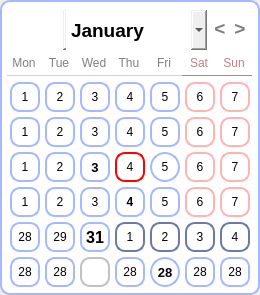
<?xml version="1.0" encoding="UTF-8"?>
<ui version="4.0">
 <class>MainWindow</class>
 <widget class="QMainWindow" name="MainWindow">
  <property name="geometry">
   <rect>
    <x>0</x>
    <y>0</y>
    <width>260</width>
    <height>295</height>
   </rect>
  </property>
  <property name="windowTitle">
   <string>MainWindow</string>
  </property>
  <property name="styleSheet">
   <string notr="true">background-color:none;background:none;</string>
  </property>
  <widget class="QWidget" name="centralwidget">
   <property name="styleSheet">
    <string notr="true">background-color:none;background:none;</string>
   </property>
   <widget class="QGroupBox" name="groupBox_4">
    <property name="geometry">
     <rect>
      <x>0</x>
      <y>0</y>
      <width>260</width>
      <height>295</height>
     </rect>
    </property>
    <property name="styleSheet">
     <string notr="true">border-radius: 10px;
border: 2px solid rgb(164, 185, 255);
background-color: white;</string>
    </property>
    <property name="title">
     <string/>
    </property>
    <widget class="QGroupBox" name="groupBox_2">
     <property name="geometry">
      <rect>
       <x>7</x>
       <y>53</y>
       <width>175</width>
       <height>23</height>
      </rect>
     </property>
     <property name="styleSheet">
      <string notr="true">border: none;
border-radius: 0;
border-bottom: 1px solid rgb(207, 208, 214);
color: grey;</string>
     </property>
     <property name="title">
      <string/>
     </property>
     <widget class="QLabel" name="label_9">
      <property name="geometry">
       <rect>
        <x>142</x>
        <y>0</y>
        <width>30</width>
        <height>20</height>
       </rect>
      </property>
      <property name="font">
       <font/>
      </property>
      <property name="styleSheet">
       <string notr="true">border:none;background:none;background-color:none;</string>
      </property>
      <property name="text">
       <string>Fri</string>
      </property>
      <property name="alignment">
       <set>Qt::AlignCenter</set>
      </property>
     </widget>
     <widget class="QLabel" name="label">
      <property name="geometry">
       <rect>
        <x>2</x>
        <y>0</y>
        <width>30</width>
        <height>20</height>
       </rect>
      </property>
      <property name="font">
       <font/>
      </property>
      <property name="styleSheet">
       <string notr="true">border:none;background:none;background-color:none;</string>
      </property>
      <property name="text">
       <string>Mon</string>
      </property>
      <property name="alignment">
       <set>Qt::AlignCenter</set>
      </property>
     </widget>
     <widget class="QLabel" name="label_4">
      <property name="geometry">
       <rect>
        <x>107</x>
        <y>0</y>
        <width>30</width>
        <height>20</height>
       </rect>
      </property>
      <property name="font">
       <font/>
      </property>
      <property name="styleSheet">
       <string notr="true">border:none;background:none;background-color:none;</string>
      </property>
      <property name="text">
       <string>Thu</string>
      </property>
      <property name="alignment">
       <set>Qt::AlignCenter</set>
      </property>
     </widget>
     <widget class="QLabel" name="label_3">
      <property name="geometry">
       <rect>
        <x>72</x>
        <y>0</y>
        <width>30</width>
        <height>20</height>
       </rect>
      </property>
      <property name="font">
       <font/>
      </property>
      <property name="styleSheet">
       <string notr="true">border:none;background:none;background-color:none;</string>
      </property>
      <property name="text">
       <string>Wed</string>
      </property>
      <property name="alignment">
       <set>Qt::AlignCenter</set>
      </property>
     </widget>
     <widget class="QLabel" name="label_2">
      <property name="geometry">
       <rect>
        <x>37</x>
        <y>0</y>
        <width>30</width>
        <height>20</height>
       </rect>
      </property>
      <property name="font">
       <font/>
      </property>
      <property name="styleSheet">
       <string notr="true">border:none;background:none;background-color:none;</string>
      </property>
      <property name="text">
       <string>Tue</string>
      </property>
      <property name="alignment">
       <set>Qt::AlignCenter</set>
      </property>
     </widget>
    </widget>
    <widget class="QGroupBox" name="groupBox_3">
     <property name="geometry">
      <rect>
       <x>10</x>
       <y>82</y>
       <width>240</width>
       <height>205</height>
      </rect>
     </property>
     <property name="styleSheet">
      <string notr="true">background:none;
background-color:none;
border-radius:0;
border:none;</string>
     </property>
     <property name="title">
      <string/>
     </property>
     <widget class="QPushButton" name="btn_29">
      <property name="geometry">
       <rect>
        <x>0</x>
        <y>140</y>
        <width>30</width>
        <height>30</height>
       </rect>
      </property>
      <property name="styleSheet">
       <string notr="true">border: 2px solid rgb(164, 185, 255);
border-radius: 10px;</string>
      </property>
      <property name="text">
       <string>28</string>
      </property>
     </widget>
     <widget class="QPushButton" name="btn_26">
      <property name="geometry">
       <rect>
        <x>140</x>
        <y>105</y>
        <width>30</width>
        <height>30</height>
       </rect>
      </property>
      <property name="styleSheet">
       <string notr="true">border: 2px solid rgb(164, 185, 255);
border-radius: 10px;</string>
      </property>
      <property name="text">
       <string>5</string>
      </property>
     </widget>
     <widget class="QPushButton" name="btn_28">
      <property name="geometry">
       <rect>
        <x>210</x>
        <y>105</y>
        <width>30</width>
        <height>30</height>
       </rect>
      </property>
      <property name="styleSheet">
       <string notr="true">border: 2px solid rgb(255, 180, 180);
border-radius: 10px;</string>
      </property>
      <property name="text">
       <string>7</string>
      </property>
     </widget>
     <widget class="QPushButton" name="btn_22">
      <property name="geometry">
       <rect>
        <x>0</x>
        <y>105</y>
        <width>30</width>
        <height>30</height>
       </rect>
      </property>
      <property name="styleSheet">
       <string notr="true">border: 2px solid rgb(164, 185, 255);
border-radius: 10px;</string>
      </property>
      <property name="text">
       <string>1</string>
      </property>
     </widget>
     <widget class="QPushButton" name="btn_24">
      <property name="geometry">
       <rect>
        <x>70</x>
        <y>105</y>
        <width>30</width>
        <height>30</height>
       </rect>
      </property>
      <property name="styleSheet">
       <string notr="true">border: 2px solid rgb(164, 185, 255);
border-radius: 10px;</string>
      </property>
      <property name="text">
       <string>3</string>
      </property>
     </widget>
     <widget class="QPushButton" name="btn_9">
      <property name="geometry">
       <rect>
        <x>35</x>
        <y>35</y>
        <width>30</width>
        <height>30</height>
       </rect>
      </property>
      <property name="styleSheet">
       <string notr="true">border: 2px solid rgb(164, 185, 255);
border-radius: 10px;</string>
      </property>
      <property name="text">
       <string>2</string>
      </property>
     </widget>
     <widget class="QPushButton" name="btn_7">
      <property name="geometry">
       <rect>
        <x>210</x>
        <y>0</y>
        <width>30</width>
        <height>30</height>
       </rect>
      </property>
      <property name="styleSheet">
       <string notr="true">border: 2px solid rgb(255, 180, 180);
border-radius: 10px;</string>
      </property>
      <property name="text">
       <string>7</string>
      </property>
     </widget>
     <widget class="QPushButton" name="btn_2">
      <property name="geometry">
       <rect>
        <x>35</x>
        <y>0</y>
        <width>30</width>
        <height>30</height>
       </rect>
      </property>
      <property name="styleSheet">
       <string notr="true">border: 2px solid rgb(164, 185, 255);
border-radius: 10px;</string>
      </property>
      <property name="text">
       <string>2</string>
      </property>
     </widget>
     <widget class="QPushButton" name="btn_5">
      <property name="geometry">
       <rect>
        <x>140</x>
        <y>0</y>
        <width>30</width>
        <height>30</height>
       </rect>
      </property>
      <property name="styleSheet">
       <string notr="true">border: 2px solid rgb(164, 185, 255);
border-radius: 10px;</string>
      </property>
      <property name="text">
       <string>5</string>
      </property>
     </widget>
     <widget class="QPushButton" name="btn_11">
      <property name="geometry">
       <rect>
        <x>105</x>
        <y>35</y>
        <width>30</width>
        <height>30</height>
       </rect>
      </property>
      <property name="styleSheet">
       <string notr="true">border: 2px solid rgb(164, 185, 255);
border-radius: 10px;</string>
      </property>
      <property name="text">
       <string>4</string>
      </property>
     </widget>
     <widget class="QPushButton" name="btn_16">
      <property name="geometry">
       <rect>
        <x>35</x>
        <y>70</y>
        <width>30</width>
        <height>30</height>
       </rect>
      </property>
      <property name="styleSheet">
       <string notr="true">border: 2px solid rgb(164, 185, 255);
border-radius: 10px;</string>
      </property>
      <property name="text">
       <string>2</string>
      </property>
     </widget>
     <widget class="QPushButton" name="btn_1">
      <property name="geometry">
       <rect>
        <x>0</x>
        <y>0</y>
        <width>30</width>
        <height>30</height>
       </rect>
      </property>
      <property name="styleSheet">
       <string notr="true">border: 2px solid rgb(164, 185, 255);
border-radius: 10px;</string>
      </property>
      <property name="text">
       <string>1</string>
      </property>
     </widget>
     <widget class="QPushButton" name="btn_25">
      <property name="geometry">
       <rect>
        <x>105</x>
        <y>105</y>
        <width>30</width>
        <height>30</height>
       </rect>
      </property>
      <property name="styleSheet">
       <string notr="true">border: 2px solid rgb(164, 185, 255);
border-radius: 10px;
font-weight: bold;</string>
      </property>
      <property name="text">
       <string>4</string>
      </property>
     </widget>
     <widget class="QPushButton" name="btn_27">
      <property name="geometry">
       <rect>
        <x>175</x>
        <y>105</y>
        <width>30</width>
        <height>30</height>
       </rect>
      </property>
      <property name="styleSheet">
       <string notr="true">border: 2px solid rgb(255, 180, 180);
border-radius: 10px;</string>
      </property>
      <property name="text">
       <string>6</string>
      </property>
     </widget>
     <widget class="QPushButton" name="btn_15">
      <property name="geometry">
       <rect>
        <x>0</x>
        <y>70</y>
        <width>30</width>
        <height>30</height>
       </rect>
      </property>
      <property name="styleSheet">
       <string notr="true">border: 2px solid rgb(164, 185, 255);
border-radius: 10px;</string>
      </property>
      <property name="text">
       <string>1</string>
      </property>
     </widget>
     <widget class="QPushButton" name="btn_4">
      <property name="geometry">
       <rect>
        <x>105</x>
        <y>0</y>
        <width>30</width>
        <height>30</height>
       </rect>
      </property>
      <property name="styleSheet">
       <string notr="true">border: 2px solid rgb(164, 185, 255);
border-radius: 10px;</string>
      </property>
      <property name="text">
       <string>4</string>
      </property>
     </widget>
     <widget class="QPushButton" name="btn_6">
      <property name="geometry">
       <rect>
        <x>175</x>
        <y>0</y>
        <width>30</width>
        <height>30</height>
       </rect>
      </property>
      <property name="styleSheet">
       <string notr="true">border: 2px solid rgb(255, 180, 180);
border-radius: 10px;</string>
      </property>
      <property name="text">
       <string>6</string>
      </property>
     </widget>
     <widget class="QPushButton" name="btn_21">
      <property name="geometry">
       <rect>
        <x>210</x>
        <y>70</y>
        <width>30</width>
        <height>30</height>
       </rect>
      </property>
      <property name="styleSheet">
       <string notr="true">border: 2px solid rgb(255, 180, 180);
border-radius: 10px;</string>
      </property>
      <property name="text">
       <string>7</string>
      </property>
     </widget>
     <widget class="QPushButton" name="btn_23">
      <property name="geometry">
       <rect>
        <x>35</x>
        <y>105</y>
        <width>30</width>
        <height>30</height>
       </rect>
      </property>
      <property name="styleSheet">
       <string notr="true">border: 2px solid rgb(164, 185, 255);
border-radius: 10px;</string>
      </property>
      <property name="text">
       <string>2</string>
      </property>
     </widget>
     <widget class="QPushButton" name="btn_31">
      <property name="geometry">
       <rect>
        <x>70</x>
        <y>140</y>
        <width>30</width>
        <height>30</height>
       </rect>
      </property>
      <property name="font">
       <font>
        <pointsize>12</pointsize>
        <bold>true</bold>
       </font>
      </property>
      <property name="styleSheet">
       <string notr="true">border: 2px solid rgb(164, 185, 255);
border-radius: 10px;</string>
      </property>
      <property name="text">
       <string>31</string>
      </property>
     </widget>
     <widget class="QPushButton" name="btn_20">
      <property name="geometry">
       <rect>
        <x>175</x>
        <y>70</y>
        <width>30</width>
        <height>30</height>
       </rect>
      </property>
      <property name="styleSheet">
       <string notr="true">border: 2px solid rgb(255, 180, 180);
border-radius: 10px;</string>
      </property>
      <property name="text">
       <string>6</string>
      </property>
     </widget>
     <widget class="QPushButton" name="btn_19">
      <property name="geometry">
       <rect>
        <x>140</x>
        <y>70</y>
        <width>30</width>
        <height>30</height>
       </rect>
      </property>
      <property name="styleSheet">
       <string notr="true">border: 2px solid rgb(164, 185, 255);
border-radius: 15px;</string>
      </property>
      <property name="text">
       <string>5</string>
      </property>
     </widget>
     <widget class="QPushButton" name="btn_12">
      <property name="geometry">
       <rect>
        <x>140</x>
        <y>35</y>
        <width>30</width>
        <height>30</height>
       </rect>
      </property>
      <property name="styleSheet">
       <string notr="true">border: 2px solid rgb(164, 185, 255);
border-radius: 10px;</string>
      </property>
      <property name="text">
       <string>5</string>
      </property>
     </widget>
     <widget class="QPushButton" name="btn_10">
      <property name="geometry">
       <rect>
        <x>70</x>
        <y>35</y>
        <width>30</width>
        <height>30</height>
       </rect>
      </property>
      <property name="styleSheet">
       <string notr="true">border: 2px solid rgb(164, 185, 255);
border-radius: 10px;</string>
      </property>
      <property name="text">
       <string>3</string>
      </property>
     </widget>
     <widget class="QPushButton" name="btn_3">
      <property name="geometry">
       <rect>
        <x>70</x>
        <y>0</y>
        <width>30</width>
        <height>30</height>
       </rect>
      </property>
      <property name="styleSheet">
       <string notr="true">border: 2px solid rgb(164, 185, 255);
border-radius: 10px;</string>
      </property>
      <property name="text">
       <string>3</string>
      </property>
     </widget>
     <widget class="QPushButton" name="btn_13">
      <property name="geometry">
       <rect>
        <x>175</x>
        <y>35</y>
        <width>30</width>
        <height>30</height>
       </rect>
      </property>
      <property name="styleSheet">
       <string notr="true">border: 2px solid rgb(255, 180, 180);
border-radius: 10px;</string>
      </property>
      <property name="text">
       <string>6</string>
      </property>
     </widget>
     <widget class="QPushButton" name="btn_17">
      <property name="geometry">
       <rect>
        <x>70</x>
        <y>70</y>
        <width>30</width>
        <height>30</height>
       </rect>
      </property>
      <property name="font">
       <font>
        <pointsize>10</pointsize>
        <bold>true</bold>
       </font>
      </property>
      <property name="styleSheet">
       <string notr="true">border: 2px solid rgb(164, 185, 255);
border-radius: 10px;</string>
      </property>
      <property name="text">
       <string>3</string>
      </property>
     </widget>
     <widget class="QPushButton" name="btn_14">
      <property name="geometry">
       <rect>
        <x>210</x>
        <y>35</y>
        <width>30</width>
        <height>30</height>
       </rect>
      </property>
      <property name="styleSheet">
       <string notr="true">border: 2px solid rgb(255, 180, 180);
border-radius: 10px;</string>
      </property>
      <property name="text">
       <string>7</string>
      </property>
     </widget>
     <widget class="QPushButton" name="btn_8">
      <property name="geometry">
       <rect>
        <x>0</x>
        <y>35</y>
        <width>30</width>
        <height>30</height>
       </rect>
      </property>
      <property name="styleSheet">
       <string notr="true">border: 2px solid rgb(164, 185, 255);
border-radius: 10px;</string>
      </property>
      <property name="text">
       <string>1</string>
      </property>
     </widget>
     <widget class="QPushButton" name="btn_30">
      <property name="geometry">
       <rect>
        <x>35</x>
        <y>140</y>
        <width>30</width>
        <height>30</height>
       </rect>
      </property>
      <property name="styleSheet">
       <string notr="true">border: 2px solid rgb(164, 185, 255);
border-radius: 10px;</string>
      </property>
      <property name="text">
       <string>29</string>
      </property>
     </widget>
     <widget class="QPushButton" name="btn_18">
      <property name="geometry">
       <rect>
        <x>105</x>
        <y>70</y>
        <width>30</width>
        <height>30</height>
       </rect>
      </property>
      <property name="styleSheet">
       <string notr="true">border: 2px solid red;
border-radius: 10px;</string>
      </property>
      <property name="text">
       <string>4</string>
      </property>
     </widget>
     <widget class="QPushButton" name="btn_32">
      <property name="geometry">
       <rect>
        <x>105</x>
        <y>140</y>
        <width>30</width>
        <height>30</height>
       </rect>
      </property>
      <property name="styleSheet">
       <string notr="true">border: 2px solid #6b7aa7;
border-radius: 10px;</string>
      </property>
      <property name="text">
       <string>1</string>
      </property>
     </widget>
     <widget class="QPushButton" name="btn_33">
      <property name="geometry">
       <rect>
        <x>140</x>
        <y>140</y>
        <width>30</width>
        <height>30</height>
       </rect>
      </property>
      <property name="styleSheet">
       <string notr="true">border: 2px solid #6b7aa7;
border-radius: 10px;</string>
      </property>
      <property name="text">
       <string>2</string>
      </property>
     </widget>
     <widget class="QPushButton" name="btn_34">
      <property name="geometry">
       <rect>
        <x>175</x>
        <y>140</y>
        <width>30</width>
        <height>30</height>
       </rect>
      </property>
      <property name="styleSheet">
       <string notr="true">border: 2px solid #6b7aa7;
border-radius: 10px;</string>
      </property>
      <property name="text">
       <string>3</string>
      </property>
     </widget>
     <widget class="QPushButton" name="btn_35">
      <property name="geometry">
       <rect>
        <x>210</x>
        <y>140</y>
        <width>30</width>
        <height>30</height>
       </rect>
      </property>
      <property name="styleSheet">
       <string notr="true">border: 2px solid #6b7aa7;
border-radius: 10px;</string>
      </property>
      <property name="text">
       <string>4</string>
      </property>
     </widget>
     <widget class="QPushButton" name="btn_36">
      <property name="geometry">
       <rect>
        <x>0</x>
        <y>175</y>
        <width>30</width>
        <height>30</height>
       </rect>
      </property>
      <property name="styleSheet">
       <string notr="true">border: 2px solid rgb(164, 185, 255);
border-radius: 10px;</string>
      </property>
      <property name="text">
       <string>28</string>
      </property>
     </widget>
     <widget class="QPushButton" name="btn_37">
      <property name="geometry">
       <rect>
        <x>35</x>
        <y>175</y>
        <width>30</width>
        <height>30</height>
       </rect>
      </property>
      <property name="styleSheet">
       <string notr="true">border: 2px solid rgb(164, 185, 255);
border-radius: 10px;</string>
      </property>
      <property name="text">
       <string>28</string>
      </property>
     </widget>
     <widget class="QPushButton" name="btn_38">
      <property name="geometry">
       <rect>
        <x>70</x>
        <y>175</y>
        <width>30</width>
        <height>30</height>
       </rect>
      </property>
      <property name="styleSheet">
       <string notr="true">border: 2px solid #c1c1c1;
border-radius: 10px;</string>
      </property>
      <property name="text">
       <string/>
      </property>
     </widget>
     <widget class="QPushButton" name="btn_39">
      <property name="geometry">
       <rect>
        <x>105</x>
        <y>175</y>
        <width>30</width>
        <height>30</height>
       </rect>
      </property>
      <property name="styleSheet">
       <string notr="true">border: 2px solid rgb(164, 185, 255);
border-radius: 10px;</string>
      </property>
      <property name="text">
       <string>28</string>
      </property>
     </widget>
     <widget class="QPushButton" name="btn_40">
      <property name="geometry">
       <rect>
        <x>140</x>
        <y>175</y>
        <width>30</width>
        <height>30</height>
       </rect>
      </property>
      <property name="font">
       <font>
        <pointsize>10</pointsize>
        <bold>true</bold>
       </font>
      </property>
      <property name="styleSheet">
       <string notr="true">border: 2px solid rgb(164, 185, 255);
border-radius: 15px;</string>
      </property>
      <property name="text">
       <string>28</string>
      </property>
     </widget>
     <widget class="QPushButton" name="btn_41">
      <property name="geometry">
       <rect>
        <x>175</x>
        <y>175</y>
        <width>30</width>
        <height>30</height>
       </rect>
      </property>
      <property name="styleSheet">
       <string notr="true">border: 2px solid rgb(164, 185, 255);
border-radius: 10px;</string>
      </property>
      <property name="text">
       <string>28</string>
      </property>
     </widget>
     <widget class="QPushButton" name="btn_42">
      <property name="geometry">
       <rect>
        <x>210</x>
        <y>175</y>
        <width>30</width>
        <height>30</height>
       </rect>
      </property>
      <property name="styleSheet">
       <string notr="true">border: 2px solid rgb(164, 185, 255);
border-radius: 10px;</string>
      </property>
      <property name="text">
       <string>28</string>
      </property>
     </widget>
    </widget>
    <widget class="QPushButton" name="pushButton">
     <property name="geometry">
      <rect>
       <x>210</x>
       <y>8</y>
       <width>20</width>
       <height>40</height>
      </rect>
     </property>
     <property name="font">
      <font>
       <pointsize>14</pointsize>
       <bold>true</bold>
      </font>
     </property>
     <property name="styleSheet">
      <string notr="true">background-color: none;
border-radius: 0;
border: none;
color: #7c7c7c;</string>
     </property>
     <property name="text">
      <string>&lt;</string>
     </property>
    </widget>
    <widget class="QPushButton" name="pushButton_2">
     <property name="geometry">
      <rect>
       <x>230</x>
       <y>8</y>
       <width>20</width>
       <height>40</height>
      </rect>
     </property>
     <property name="font">
      <font>
       <pointsize>14</pointsize>
       <bold>true</bold>
      </font>
     </property>
     <property name="styleSheet">
      <string notr="true">background-color: none;
color: #7c7c7c;
border-radius: 0;
border: none;</string>
     </property>
     <property name="text">
      <string>&gt;</string>
     </property>
    </widget>
    <widget class="QComboBox" name="comboBox">
     <property name="geometry">
      <rect>
       <x>66</x>
       <y>10</y>
       <width>141</width>
       <height>40</height>
      </rect>
     </property>
     <property name="font">
      <font>
       <pointsize>14</pointsize>
       <bold>true</bold>
      </font>
     </property>
     <property name="styleSheet">
      <string notr="true">border: none;
border-radius: 0;
background-color: none;
background:none;</string>
     </property>
     <property name="maxVisibleItems">
      <number>5</number>
     </property>
     <property name="sizeAdjustPolicy">
      <enum>QComboBox::AdjustToContentsOnFirstShow</enum>
     </property>
     <item>
      <property name="text">
       <string>January</string>
      </property>
     </item>
     <item>
      <property name="text">
       <string>February</string>
      </property>
     </item>
     <item>
      <property name="text">
       <string>March</string>
      </property>
     </item>
     <item>
      <property name="text">
       <string>April</string>
      </property>
     </item>
     <item>
      <property name="text">
       <string>May</string>
      </property>
     </item>
     <item>
      <property name="text">
       <string>June</string>
      </property>
     </item>
     <item>
      <property name="text">
       <string>July</string>
      </property>
     </item>
     <item>
      <property name="text">
       <string>August</string>
      </property>
     </item>
     <item>
      <property name="text">
       <string>September</string>
      </property>
     </item>
     <item>
      <property name="text">
       <string>October</string>
      </property>
     </item>
     <item>
      <property name="text">
       <string>November</string>
      </property>
     </item>
     <item>
      <property name="text">
       <string>December</string>
      </property>
     </item>
    </widget>
    <widget class="QComboBox" name="comboBox_2">
     <property name="geometry">
      <rect>
       <x>12</x>
       <y>10</y>
       <width>67</width>
       <height>40</height>
      </rect>
     </property>
     <property name="font">
      <font>
       <pointsize>14</pointsize>
       <bold>true</bold>
      </font>
     </property>
     <property name="styleSheet">
      <string notr="true">border: none;
border-radius: 0;
background-color: none;
background:none;</string>
     </property>
     <property name="currentText">
      <string/>
     </property>
     <property name="maxVisibleItems">
      <number>5</number>
     </property>
    </widget>
    <widget class="QGroupBox" name="groupBox">
     <property name="geometry">
      <rect>
       <x>182</x>
       <y>53</y>
       <width>70</width>
       <height>23</height>
      </rect>
     </property>
     <property name="styleSheet">
      <string notr="true">border: none;
border-radius: 0;
border-bottom: 1px solid rgb(190, 130, 130);</string>
     </property>
     <property name="title">
      <string/>
     </property>
     <widget class="QLabel" name="label_5">
      <property name="geometry">
       <rect>
        <x>37</x>
        <y>0</y>
        <width>30</width>
        <height>20</height>
       </rect>
      </property>
      <property name="font">
       <font/>
      </property>
      <property name="styleSheet">
       <string notr="true">border:none;background:none;background-color:none;color:rgb(190, 130, 130);</string>
      </property>
      <property name="text">
       <string>Sun</string>
      </property>
      <property name="alignment">
       <set>Qt::AlignCenter</set>
      </property>
     </widget>
     <widget class="QLabel" name="label_6">
      <property name="geometry">
       <rect>
        <x>2</x>
        <y>0</y>
        <width>30</width>
        <height>20</height>
       </rect>
      </property>
      <property name="font">
       <font/>
      </property>
      <property name="styleSheet">
       <string notr="true">border:none;background:none;background-color:none;color:rgb(190, 130, 130);</string>
      </property>
      <property name="text">
       <string>Sat</string>
      </property>
      <property name="alignment">
       <set>Qt::AlignCenter</set>
      </property>
     </widget>
    </widget>
    <zorder>pushButton</zorder>
    <zorder>comboBox_2</zorder>
    <zorder>groupBox_2</zorder>
    <zorder>groupBox_3</zorder>
    <zorder>comboBox</zorder>
    <zorder>pushButton_2</zorder>
    <zorder>groupBox</zorder>
   </widget>
  </widget>
 </widget>
 <resources/>
 <connections/>
</ui>
